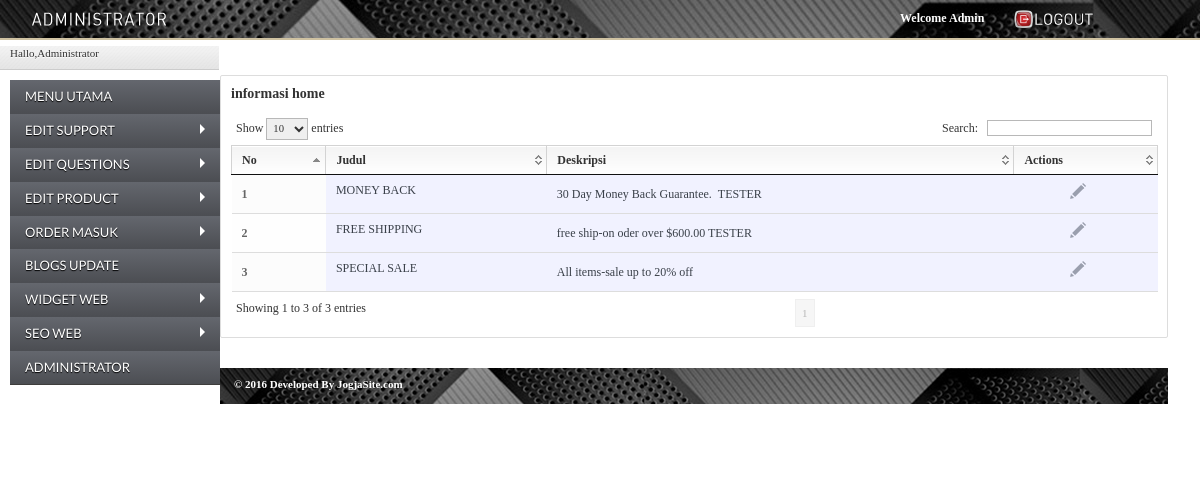
The page /@admin/page.php?module=desk (signed in) on the database its author committed.
### tables this page shows
CREATE TABLE IF NOT EXISTS `desk` (
  `id_desk` int(11) NOT NULL,
  `judul` varchar(100) NOT NULL,
  `deskripsi` tinytext NOT NULL,
  `gambar` varchar(100) NOT NULL,
  `tgl_posting` date NOT NULL
);

### @admin/module/mod_desk/desk.php (the view, shortened to what this page needs)
<?php
 if (empty($_SESSION['username']) AND empty($_SESSION['passuser'])){
  echo "<link href='style.css' rel='stylesheet' type='text/css'>
 <center>Untuk mengakses modul, Anda harus login <br>";
  echo "<a href=../../index.php><b>LOGIN</b></a></center>";
}
else { ?>
		<?php
		switch($_GET['act']){
			default:
		?>
		<article style="min-width:535px;" class="module width_3_quarter">
			<header><h3 class="tabs_involved">informasi home</h3>
			</header>
			<table class='display' id='example'>
			<thead>
				<tr>
    				<th>No</th>
    				<th>Judul</th>
    				<th>Deskripsi</th>
    				<th>Actions</th>
				</tr>
			</thead>
			<tbody>
			<?php
				$no=1;
				$slide = mysql_query("SELECT * FROM desk ORDER BY id_desk ASC");
				while($s=mysql_fetch_array($slide)){
				?>
				<tr style="background: #E2E4FF;">
    				<th><?php echo"$no" ?></th>
    				<td><?php echo"$s[judul]" ?></td>
    				<td><?php echo"$s[deskripsi]" ?></td>
    				<td style="text-align:center"><a href="<?php echo"?module=desk&act=edit&id=$s[id_desk]";?>"><input type="image" src="images/icn_edit.png" title="Edit"></a>&nbsp;&nbsp;&nbsp;&nbsp;&nbsp;
				</tr>
			<?php $no++; } ?>
			</tbody>
			</table>
		</article>
		<?php break;
		?>
		<?php
		 } ?>
<?php } ?>

### @admin/css/screen.css (style rules this page uses)
html { background: url('../images/main.gif') top left #EEEEEE; }
body { min-width: 1000px; min-height: 800px; text-align: left; margin: 0px; font-family:'dinttf'; font-size: 12px; color: #3a4049; background-color: #FFFFFF; }
a { color: #414141; text-decoration: none; }
h3 { color: #333333; font-size: 14px; font-weight: bold; padding-top: 10px; margin-bottom: 10px; }
.page p { margin: 0px; padding-bottom: 20px; line-height: 16px; }
.page table { width: 100%; margin: 0px; margin-bottom: 20px; }
.page th { background: url('../images/header.gif') top left repeat-x #FFFFFF; border-bottom: 1px solid #DDDDDD; text-align: left; line-height: 22px; padding: 4px 6px 4px 6px; color: #333333; white-space: nowrap; }
.page td { background: url('../images/bck_white_50.png') top left; border-bottom: 1px solid #DDDDDD; padding: 4px 1px 4px 1px; }
.page td p { padding-bottom: 3px; padding-top: 3px; }
.page tbody th { background: url('../images/bck_white_75.png') top left; font-weight: bold; white-space: nowrap; color: #666666; }
.dataTables_wrapper table { width: 100% !important; margin: 0px 0px 20px 0px; }
.datatable { clear: both; }
.datatable thead th { cursor: pointer; }

### @admin/css/style.css (style rules this page uses)
input,textarea,select { font-family: Tahoma; font-size: 8pt; }

### @admin/media/css/demo_table_jui.css (style rules this page uses)
table.display thead th { padding: 3px 0px 3px 10px; cursor: pointer; * cursor: hand; }
table.display { margin: 0 auto; width: 100%; clear: both; border-collapse: collapse; }
table.display td { padding: 3px 10px; }
tr.odd { background-color: #E2E4FF; }
tr.even { background-color: white; }

### @admin/menu/css/stylesheet.css (style rules this page uses)
.dataTable { float: left; }

### rows shown on the page
desk: judul "MONEY BACK", deskripsi "30 Day Money Back Guarantee. TESTER"
desk: judul "FREE SHIPPING", deskripsi "free ship-on oder over $600.00 TESTER"
desk: judul "SPECIAL SALE", deskripsi "All items-sale up to 20% off"

### other values the page prints
$_SESSION[namalengkap] "Administrator"
